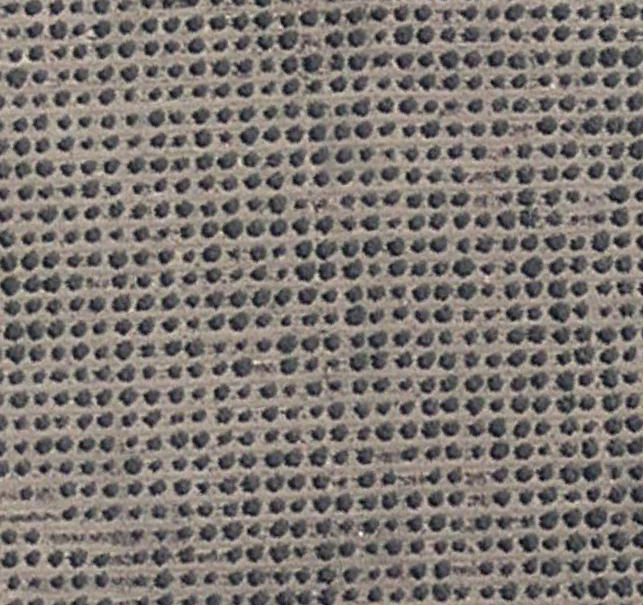
#> input picture OlivoTotal.png, 643 x 605 px
$ jupyter execute --allow-errors CuantificacionPlantaciones.ipynb   (shell and % lines are left out)
#> lines starting #> are read from the running program, lines starting #| are printed output that depends on the picture
# Import the require libraries and images

[cell 1]
import numpy as np
import matplotlib.pyplot as plt
from skimage.feature import match_template
from PIL import Image

ImagenTotal = np.asarray(Image.open("OlivoTotal.png"))
#> ImagenTotal is the input picture: shape (605, 643, 3); mean R, G, B 126, 119.3, 114.3

# Interactive selection of points

[cell 2]
#define empty cells
puntosinteres = []

fig = plt.figure(figsize=(9, 6))
ax = fig.add_subplot(111)
ax.imshow(ImagenTotal, cmap=plt.cm.gray)
text=ax.text(0,0, "", va="bottom", ha="left")

#interactive function that stores points clicked on the image
def onclick(event):
    tx = 'button=%d, x=%d, y=%d, xdata=%f, ydata=%f' % (event.button, event.x, event.y, event.xdata, event.ydata)
    text.set_text(tx)
    puntosinteres.append([event.xdata, event.ydata])

cid = fig.canvas.mpl_connect('button_press_event', onclick)

[cell 3]
# amount of points clicked
len(puntosinteres)

[cell 4]
#plot points over the image and select more if you want
fig = plt.figure(figsize=(10, 6))
ax = fig.add_subplot(111)
ax.imshow(ImagenTotal, cmap=plt.cm.gray)
ax.scatter([x[0] for x in puntosinteres],[y[1] for y in puntosinteres],c='red', marker='+', s=8)
text=ax.text(0,0, "", va="bottom", ha="left")

def onclick(event):
    tx = 'button=%d, x=%d, y=%d, xdata=%f, ydata=%f' % (event.button, event.x, event.y, event.xdata, event.ydata)
    text.set_text(tx)
    puntosinteres.append([event.xdata, event.ydata])

cid = fig.canvas.mpl_connect('button_press_event', onclick)
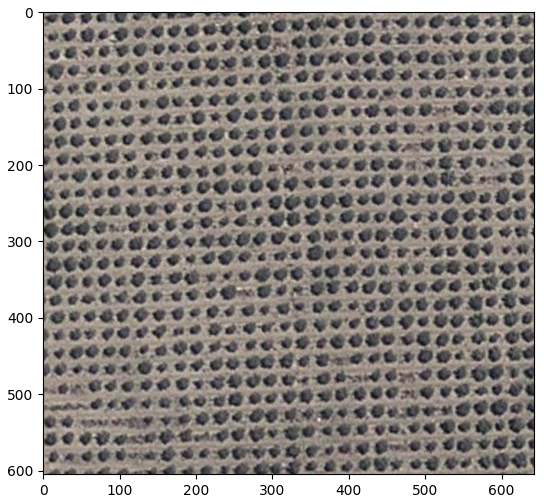
#> figure drawn by matplotlib, 1 panel

[cell 5]
#show all the points of interest, please be careful to have a complete image, otherwise the model wont run
fig, ax = plt.subplots(len(puntosinteres)//6+1, 6)
i = 0
for item in puntosinteres:
    xinteres = int(item[0])
    yinteres = int(item[1])
    radio = 20
    ax[i//6,i-i//6*6].imshow(ImagenTotal)
    ax[i//6,i-i//6*6].plot(xinteres,yinteres,color='red', linestyle='dashed', marker='+',
     markerfacecolor='blue', markersize=8)
    ax[i//6,i-i//6*6].set_xlim(xinteres-radio,xinteres+radio)
    ax[i//6,i-i//6*6].set_ylim(yinteres-radio,yinteres+radio)
    ax[i//6,i-i//6*6].axis('off')
    ax[i//6,i-i//6*6].set_title(i)
    i+=1
#> after the loop, i = 0

[cell 6]
#in case you have a wrong point or a incomplete image please uncomment the following line with the point index to delete it
#del puntosinteres[17]
#len(puntosinteres)

# Match the image to the template

[cell 7]
listaresultados = []
for punto in puntosinteres:
    xinteres = int(punto[0])
    yinteres = int(punto[1])
    radio=10
    imagenband = ImagenTotal[:,:,0]
    templateband = ImagenTotal[yinteres-radio:yinteres+radio,xinteres-radio:xinteres+radio,0]
    result= match_template(imagenband, templateband)
    result = np.where(result>0.86)
    listaresultados.append(result)
#> after the loop, listaresultados = []

# Plot interpreted points over the image

[cell 8]
from itertools import cycle
cycol = cycle('bgrcmk')

fig = plt.figure(figsize=(10, 8))
ax = fig.add_subplot(111)

i = 1
for lista in listaresultados:
    ax.plot(lista[1],lista[0], '.', linewidth=0, markerfacecolor=next(cycol), label=i)
    i+=1
#> this loop made 0 passes
#> after the loop, i = 1
ax.legend(loc='upper center', bbox_to_anchor=(0.5, -0.05),
          fancybox=True, shadow=True, ncol=5)
#> (the rest of this cell did not finish here and is left out)

# Cluster analisys with Birch algorithm

[cell 9]
datalist = [np.asarray(pares).T for pares in listaresultados]
#> datalist = []
print(len(datalist))
#| 0
#> (the rest of this cell did not finish here and is left out)


$ run again, with Sauce.png copied over OlivoTotal.png
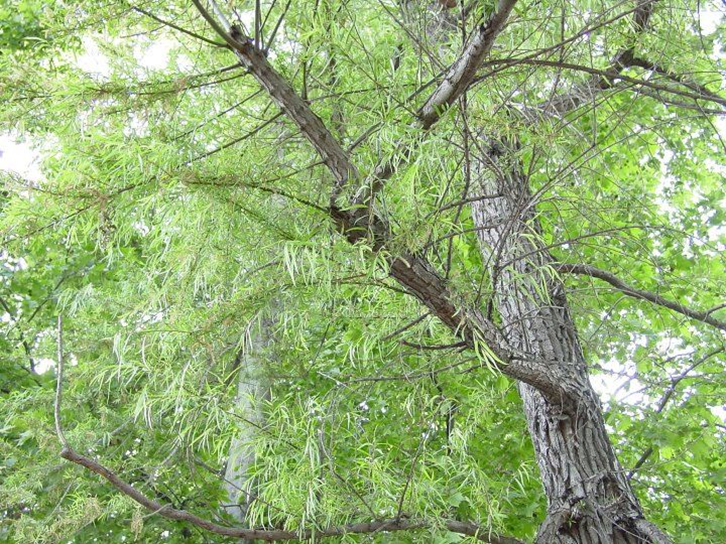
#> input picture Sauce.png, 726 x 544 px
#> ImagenTotal is the input picture: shape (544, 726, 4); mean R, G, B, A 146.5, 171.5, 115.8, 255
#> `[cell 4] #plot points over the image and select more if you want fig =..`:
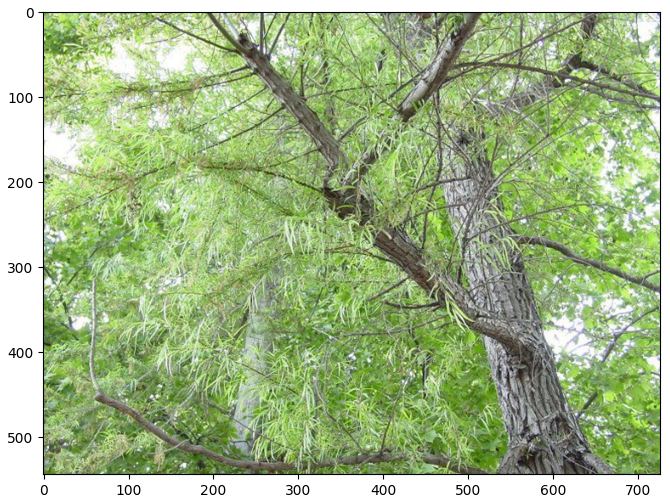
#> figure drawn by matplotlib, 1 panel
#> after the loop `for item in puntosinteres:`: i = 0
#> after the loop `for punto in puntosinteres:`: listaresultados = []
#> after the loop `for lista in listaresultados:`: i = 1
#> datalist = []
#| 0

$ run again, with SedeMa.png copied over OlivoTotal.png
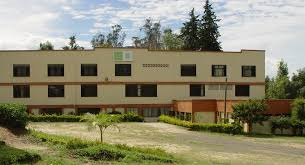
#> input picture SedeMa.png, 305 x 165 px
#> ImagenTotal is the input picture: shape (165, 305, 4); mean R, G, B, A 138.8, 135.1, 110.3, 255
#> `[cell 4] #plot points over the image and select more if you want fig =..`:
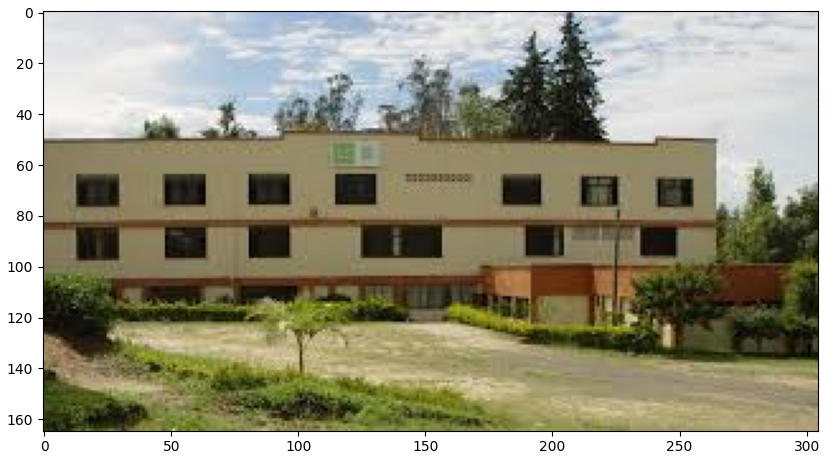
#> figure drawn by matplotlib, 1 panel
#> after the loop `for item in puntosinteres:`: i = 0
#> after the loop `for punto in puntosinteres:`: listaresultados = []
#> after the loop `for lista in listaresultados:`: i = 1
#> datalist = []
#| 0
